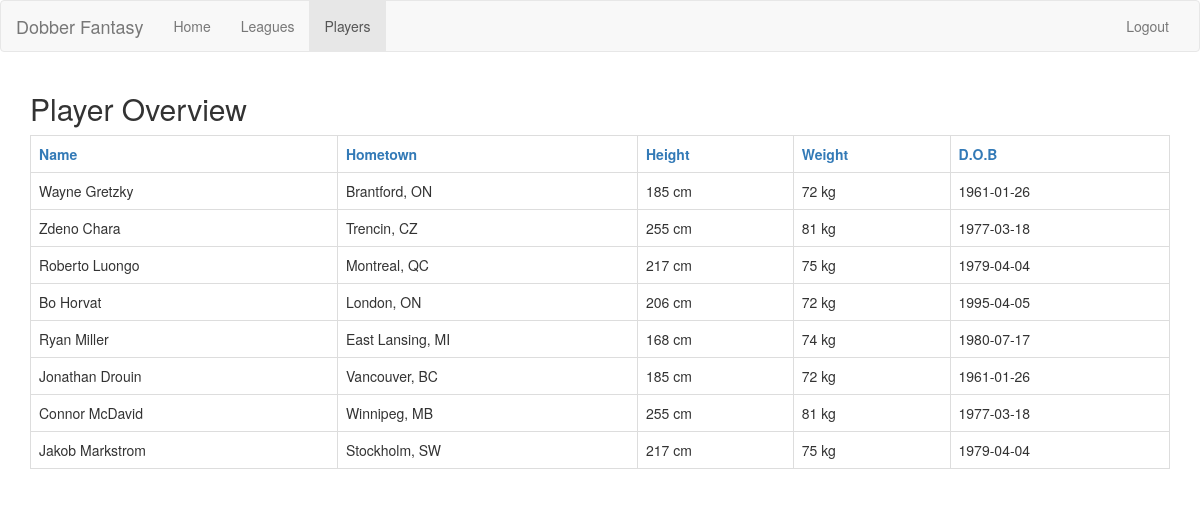
The app's page /web/viewPlayers.php with its own data.
### tables this page shows
CREATE TABLE players (
 playerID int AUTO_INCREMENT,
 name varchar(30),
 hometown varchar(30),
 height int,
 weight int,
 dob date,
 PRIMARY KEY (playerID)
);

### library/players.php (called while the page is built, shortened)
<?php
class players {
	private $name;
	private $hometown;
	private $height;
	private $weight;
	private $dob;
	function __construct($playerID) {
		$con = conn::getDB();
		$query = "SELECT * FROM players WHERE playerID=" . $playerID;
		$player = mysqli_fetch_assoc(mysqli_query($con, $query));
		$this->name     =  $player["name"];
		$this->hometown =  $player["hometown"];
		$this->height   =  $player["height"];
		$this->weight   =  $player["weight"];
		$this->dob      =  $player["dob"];
	}
	function getName() {
		return $this->name;
	}
	function getHometown() {
		return $this->hometown;
	}
	function getHeight() {
		return $this->height;
	}
	function getWeight() {
		return $this->weight;
	}
	function getDob() {
		return $this->dob;
	}
}

### web/viewPlayers.php (the view, shortened to what this page needs)
<!DOCTYPE html>
<html>
	<?php
	require_once('../library/players.php');
	?>
	<head>
		<link rel="stylesheet" type="text/css" href="bootstrap/css/bootstrap.min.css">
	<link rel="stylesheet" type="text/css" href="createButton.css">
	</head>
	<body>
		<nav class="navbar navbar-default">
			<div class="container-fluid">
				<div class="navbar-header">
					<a class="navbar-brand">Dobber Fantasy</a>
				</div>
				<div id="navbar" class="navbar-collapse collapse">
					<ul class="nav navbar-nav">
						<li><a href="main.php">Home</a></li>
						<li><a href="viewLeagues.php">Leagues</a></li>
						<li class="active"><a href="viewPlayers.php">Players</a></li>
					</ul>
					<ul class="nav navbar-nav navbar-right">
			<li><a href="logout.php">Logout</a></li>
			</ul>
				</div>
			</div>
		</nav>
		<div class="container">
		<?php
		$players = array();
		if (!empty($_GET["username"])) {
			$uname = filter_input(INPUT_GET, "username");
			echo "<h3>Players</h3>";
			$user = new user($uname);
		} else {
			$order="playerID";
			$con = conn::getDB();
			$query = "SELECT * FROM players ORDER BY " . $order;
			$temp_players = mysqli_query($con, $query);
			foreach ($temp_players as $temp_player) {
				 array_push($players, new players($temp_player["playerID"]));
			}
			echo "<h2>Player Overview</h2>";
		}
		echo "<table class=\"table table-bordered\">
		<tr>
		<th><a href=\"viewPlayers.php?order=name\"> Name </a></th>
		<th><a href=\"viewPlayers.php?order=hometown\"> Hometown </a></th>
		<th><a href=\"viewPlayers.php?order=height\"> Height </a></th>
		<th><a href=\"viewPlayers.php?order=weight\"> Weight </a></th>
		<th><a href=\"viewPlayers.php?order=dob\"> D.O.B </a></th>"
		. (userIsAdmin() ? "<th>Action</th>" : "")
		. "</tr>";
		foreach($players as $player) {
			echo "<tr>"
			. "<td>" . $player->getName() . "</td>"
			. "<td>" . $player->getHometown() . "</td>"
			. "<td>" . $player->getHeight() . " cm</td>"
			. "<td>" . $player->getWeight() . " kg</td>"
			. "<td>" . $player->getDob() . "</td>"
			. (userIsAdmin() ? "<td><a class=\"btn btn-primary btn-xs\" href=\"\" onclick='startEdit(\""
				. $player->getPlayerId() . "\",\""
				. $player->getName() . "\",\""
				. $player->getHometown() . "\","
				. $player->getHeight() . ","
				. $player->getWeight() . ",\""
				. $player->getDob()
			.  "\")' data-toggle=\"modal\" data-target=\"#editModal\">Edit</a>"
			. " <a href='' class=\"btn btn-warning btn-xs\" onclick=deletePlayer(\"" . $player->getPlayerId() . "\")>Delete</a></td>" : "")
			. "</tr>";
		}
		?>
		</table>
	</div>
	</body>
</html>

### records on screen
players: name "Wayne Gretzky", hometown "Brantford, ON", height "185", weight "72", dob "1961-01-26"
players: name "Zdeno Chara", hometown "Trencin, CZ", height "255", weight "81", dob "1977-03-18"
players: name "Roberto Luongo", hometown "Montreal, QC", height "217", weight "75", dob "1979-04-04"
players: name "Bo Horvat", hometown "London, ON", height "206", weight "72", dob "1995-04-05"
players: name "Ryan Miller", hometown "East Lansing, MI", height "168", weight "74", dob "1980-07-17"
players: name "Jonathan Drouin", hometown "Vancouver, BC", height "185", weight "72", dob "1961-01-26"
players: name "Connor McDavid", hometown "Winnipeg, MB", height "255", weight "81", dob "1977-03-18"
players: name "Jakob Markstrom", hometown "Stockholm, SW", height "217", weight "75", dob "1979-04-04"
